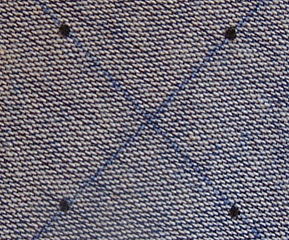
#> input picture cv08/cv08_im1.bmp, 289 x 240 px
$ python main.py
#> lines starting #> are read from the running program, lines starting #| are printed output that depends on the picture; after the words box and inside, x2 and y2 are one past the last pixel; in counts of white or black regions, pixels touching at a corner belong together
import cv2
import matplotlib.pyplot as plt
from pathlib import Path
import numpy as np


def main():

    # Nacteni obrazku
    obrazek1_cesta = Path("cv08_im1.bmp").resolve()
    obrazek2_cesta = Path("cv08_im2.bmp").resolve()

    img1 = cv2.imread(str(obrazek1_cesta))
#> img1 is the input picture: shape (240, 289, 3); mean B, G, R 117.3, 106.8, 111.1
    img2 = cv2.imread(str(obrazek2_cesta))
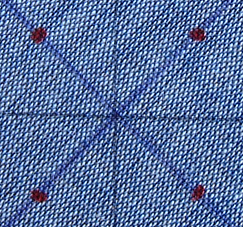
#> input picture cv08/cv08_im2.bmp, 243 x 227 px
#> img2 is the input picture: shape (227, 243, 3); mean B, G, R 158.1, 112.5, 88.7
    img2_rgb = cv2.cvtColor(img2, cv2.COLOR_BGR2RGB)

    img1 = cv2.cvtColor(img1, cv2.COLOR_BGR2RGB)
    img2 = cv2.cvtColor(img2, cv2.COLOR_BGR2HSV)
#> img2: shape (227, 243, 3); mean H, S, V 109.7, 132.4, 158.4

    img1_gray = cv2.cvtColor(img1, cv2.COLOR_RGB2GRAY)
    img2_gray = cv2.cvtColor(img2, cv2.COLOR_RGB2GRAY)
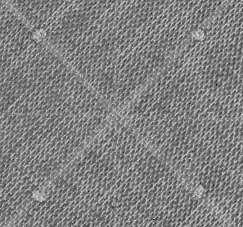
#> img2_gray: shape (227, 243); min 0, max 211, mean 128.6

    # [10 lines of commented-out code are left out]
    _, img1_thresh = cv2.threshold(img1_gray, 150, 256, cv2.THRESH_BINARY)
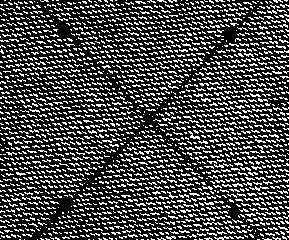
#> img1_thresh: shape (240, 289); 27.7% white in thin lines or dots


    # Prahování obrázku 2
    img2_red = img2[:, :, 0]
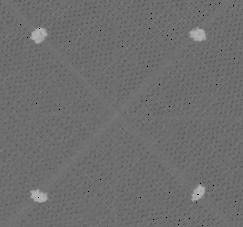
#> img2_red: shape (227, 243); min 0, max 179, mean 109.7
    _, img2_thresh = cv2.threshold(img2_red, 150, 256, cv2.THRESH_BINARY)
#> img2_thresh: shape (227, 243); 0.99% white; 4 white regions, box (x1, y1, x2, y2) and area: (31, 28, 47, 43) 159, (31, 190, 47, 202) 135, (190, 29, 206, 41) 130, (192, 185, 205, 201) 120

    # Inverze - aby zmizely cerne puntiky
    img1_thresh = cv2.bitwise_not(img1_thresh)
#> img1_thresh: shape (240, 289); 72.3% white; black in thin lines or dots
    #img2_thresh = cv2.bitwise_not(img2_thresh)

    # První okno s prvnim obrazkem
    fig1, axes1 = plt.subplots(2, 2, figsize=(10, 10))

    ## TRETI OBRAZEK
    # zbaveni sumu, kernel = epilepticke jadro pro morfologicke operace (eroze, dilatace)
    kernel = cv2.getStructuringElement(cv2.MORPH_ELLIPSE, (10, 10))
    img1_opened = cv2.morphologyEx(img1_thresh, cv2.MORPH_OPEN, kernel)
#> img1_opened: shape (240, 289); 0.87% white; 4 white regions, box (x1, y1, x2, y2) and area: (60, 197, 74, 213) 182, (58, 24, 72, 39) 175, (224, 27, 238, 42) 166, (230, 207, 240, 217) 83
    img2_opened = img2_thresh

    def colors(image):
        """
            Vystupem funkce je matice s ciselnymi hodnotami jednotlivych oblasti
        """
        rows, cols = image.shape
#> rows = 240; cols = 289
        visited = np.zeros_like(image, dtype=bool)
        colors = np.zeros_like(image, dtype=np.uint8)
        directions = [(0, 1), (0, -1), (1, 0), (-1, 0)]
        color_count = 1  # Začínáme od 1 kvůli maskám později

        for i in range(rows):
            for j in range(cols):
                if not visited[i, j] and image[i, j] == 1:
                    stack = [(i, j)]
                    visited[i, j] = True
                    colors[i, j] = color_count

                    while stack:
                        current_x, current_y = stack.pop()

                        for dx, dy in directions:
                            new_x, new_y = current_x + dx, current_y + dy
                            if 0 <= new_x < rows and 0 <= new_y < cols:
                                if not visited[new_x, new_y] and image[new_x, new_y] == 1:
                                    stack.append((new_x, new_y))
                                    visited[new_x, new_y] = True
                                    colors[new_x, new_y] = color_count
                    color_count += 1
#> after the loop, color_count = 5
        return colors

    def mass_center(image):
        """
            Vezme nejvetsi hodnotu z matice a postupne projde vsechny oblasti, pro ktere vypocita teziste
        """
        points = []
        max_region = np.max(image)
#> max_region = 4

        for i in range(1, max_region + 1):
            #zkopiruje jen oblast s danym indexme
            copy = np.zeros_like(image)
            copy[image == i] = 1

            moments = cv2.moments(copy, True) # vypocet momentu
            if moments["m00"] != 0:
                center_x = int(moments["m10"] / moments["m00"]) # m00 plocha objektu, m10 a m01 suma vsech x a y souradnic pixelu
                center_y = int(moments["m01"] / moments["m00"])
                points.append((center_x, center_y))
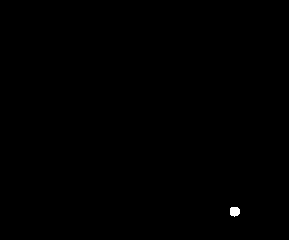
#> copy: shape (240, 289); values 0 (black) and 1 (white), 0.12% white; 1 white region, box (x1, y1, x2, y2) and area: (230, 207, 240, 217) 83
        return points

    # ---------- hlavní část: těžiště a kreslení ----------

    def draw_mass_centers(original_image, opened_image):
        # Prevod na binarni obrazek
        binary = (opened_image > 0).astype(np.uint8)

        # Barveni objektu
        labeled = colors(binary)

        # Vypocet teziste
        centers = mass_center(labeled)
#> centers = [(64, 30), (230, 33), (65, 203), (234, 211)]

        # Puvodni obrazek, kam vyznacim teziste
        output = original_image.copy()

        # Vykresleni tezisti objektu na puvodni obrazek
        for x, y in centers:
            cv2.drawMarker(output, (x, y), color=(0, 255, 0), markerType=cv2.MARKER_CROSS, markerSize=10, thickness=2)
#> this loop made 4 passes
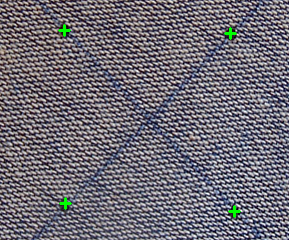
#> output: shape (240, 289, 3); mean R, G, B 111, 107.6, 117.1

        return output

    img1_with_centers = draw_mass_centers(img1, img1_opened)
    img2_with_centers = draw_mass_centers(img2, img2_opened)
#> the loop in mass_center (call 2), `for i in range(1, max_region + 1):` made 4 passes
#> (center_x, center_y) on passes 1 to 4: (38, 34), (197, 34), (197, 192), (38, 195)
#> after the loop in mass_center (call 2), `for i in range(1, max_region + 1):`:
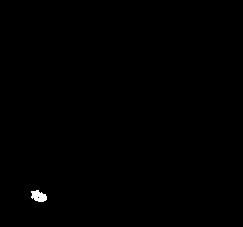
#> copy: shape (227, 243); values 0 (black) and 1 (white), 0.24% white; 1 white region, box (x1, y1, x2, y2) and area: (31, 190, 47, 202) 135
#> after the loop in mass_center (call 2), `for i in range(1, max_region + 1):`: points = [(38, 34), (197, 34), (197, 192), (38, 195)]
#> the loop in draw_mass_centers (call 2), `for x, y in centers:` made 4 passes
#> after the loop in draw_mass_centers (call 2), `for x, y in centers:`: output: shape (227, 243, 3); mean H, S, V 108.9, 132.8, 158

    # og prvni obrazek
    axes1[0, 0].imshow(img1)
    axes1[0, 0].set_title("Originalni obrazek (1,1)")
    axes1[0, 0].axis("off")

    # prahovany prvni obrazek
    axes1[0, 1].imshow(img1_thresh, cmap="gray")
    axes1[0, 1].set_title("Prahovany obrazek (1,2)")
    axes1[0, 1].axis("off")

    axes1[1, 0].imshow(img1_opened, cmap="gray")
    axes1[1, 0].set_title("Otevreni (2,1)")
    axes1[1, 0].axis("off")

    axes1[1, 1].imshow(img1_with_centers)
    axes1[1, 1].set_title("Puvodni obrazek s vyznacenimi tezisti objektu (2,2)")
    axes1[1, 1].axis("off")

    # Druhy okno s druhym obrazkem
    fig2, axes2 = plt.subplots(2, 2, figsize=(10, 10))

    axes2[0, 0].imshow(img2_rgb)
    axes2[0, 0].set_title("Originalni obrazek (1,1)")
    axes2[0, 0].axis("off")

    axes2[0, 1].imshow(img2_thresh, cmap="gray")
    axes2[0, 1].set_title("Prahovany obrazek (1,2)")
    axes2[0, 1].axis("off")

    axes2[1, 0].imshow(img2_red, cmap="jet")
    axes2[1, 0].set_title("Otevreni (2,1)")
    axes2[1, 0].axis("off")

    axes2[1, 1].imshow(img2_with_centers)
    axes2[1, 1].set_title("Puvodni obrazek s vyznacenimi tezisti objektu (2,2)")
    axes2[1, 1].axis("off")

    plt.show()


main()
